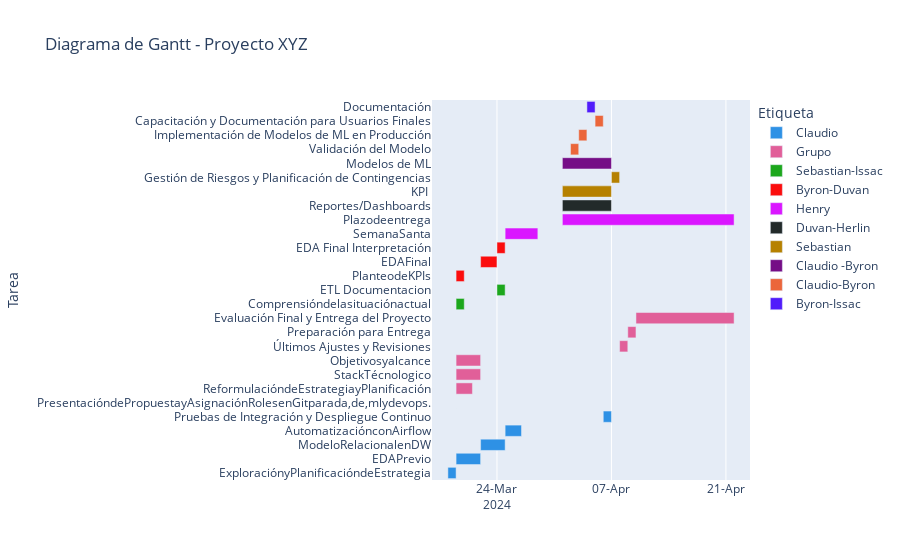

The cell this chart's notebook holds for it:
### Code cell
# Crear el gráfico Gantt con Plotly
fig = px.timeline(df, x_start='Inicio', x_end='Fin', y='Tarea', title='Diagrama de Gantt - Proyecto XYZ',
                  labels={'Inicio': 'Fecha de inicio', 'Fin': 'Fecha de fin', 'Tarea': 'Tarea'},
                  color='Etiqueta', 
                  hover_name='Tarea',
                  color_discrete_sequence=px.colors.qualitative.Dark24)

# Personalizar el eje x para mostrar el día del mes, mes abreviado y año
fig.update_layout(xaxis_tickformat='%d-%b\n%Y')

# Mostrar el gráfico
fig.show()

### Figure 1 — Plotly figure (JSON) as saved in the notebook; plotly's stock layout.template omitted (floating-point values rounded to 4 significant figures)
{"data": [{"alignmentgroup": "True", "base": ["2024-03-18T00:00:00", "2024-03-19T00:00:00", "2024-03-22T00:00:00", "2024-03-25T00:00:00", "2024-04-06T00:00:00"], "hovertemplate": "<b>%{hovertext}</b><br><br>Etiqueta=Claudio<br>Fecha de inicio=%{base}<br>Fecha de fin=%{x}<br>Tarea=%{y}<extra></extra>", "hovertext": ["ExploraciónyPlanificacióndeEstrategia", "EDAPrevio", "ModeloRelacionalenDW", "AutomatizaciónconAirflow", "Pruebas de Integración y Despliegue Continuo"], "legendgroup": "Claudio", "marker": {"color": "#2E91E5", "pattern": {"shape": ""}}, "name": "Claudio", "offsetgroup": "Claudio", "orientation": "h", "showlegend": true, "textposition": "auto", "type": "bar", "x": [86400000, 259200000, 259200000, 172800000, 86400000], "xaxis": "x", "y": ["ExploraciónyPlanificacióndeEstrategia", "EDAPrevio", "ModeloRelacionalenDW", "AutomatizaciónconAirflow", "Pruebas de Integración y Despliegue Continuo"], "yaxis": "y"}, {"alignmentgroup": "True", "base": ["2024-03-19T00:00:00", "2024-03-19T00:00:00", "2024-03-19T00:00:00", "2024-03-19T00:00:00", "2024-04-08T00:00:00", "2024-04-09T00:00:00", "2024-04-10T00:00:00"], "hovertemplate": "<b>%{hovertext}</b><br><br>Etiqueta=Grupo<br>Fecha de inicio=%{base}<br>Fecha de fin=%{x}<br>Tarea=%{y}<extra></extra>", "hovertext": ["PresentacióndePropuestayAsignaciónRolesenGitparada,de,mlydevops.", "ReformulacióndeEstrategiayPlanificación", "StackTécnologico", "Objetivosyalcance", "Últimos Ajustes y Revisiones", "Preparación para Entrega", "Evaluación Final y Entrega del Proyecto"], "legendgroup": "Grupo", "marker": {"color": "#E15F99", "pattern": {"shape": ""}}, "name": "Grupo", "offsetgroup": "Grupo", "orientation": "h", "showlegend": true, "textposition": "auto", "type": "bar", "x": [0, 172800000, 259200000, 259200000, 86400000, 86400000, 1036800000], "xaxis": "x", "y": ["PresentacióndePropuestayAsignaciónRolesenGitparada,de,mlydevops.", "ReformulacióndeEstrategiayPlanificación", "StackTécnologico", "Objetivosyalcance", "Últimos Ajustes y Revisiones", "Preparación para Entrega", "Evaluación Final y Entrega del Proyecto"], "yaxis": "y"}, {"alignmentgroup": "True", "base": ["2024-03-19T00:00:00", "2024-03-24T00:00:00"], "hovertemplate": "<b>%{hovertext}</b><br><br>Etiqueta=Sebastian-Issac<br>Fecha de inicio=%{base}<br>Fecha de fin=%{x}<br>Tarea=%{y}<extra></extra>", "hovertext": ["Comprensióndelasituaciónactual", "ETL Documentacion"], "legendgroup": "Sebastian-Issac", "marker": {"color": "#1CA71C", "pattern": {"shape": ""}}, "name": "Sebastian-Issac", "offsetgroup": "Sebastian-Issac", "orientation": "h", "showlegend": true, "textposition": "auto", "type": "bar", "x": [86400000, 86400000], "xaxis": "x", "y": ["Comprensióndelasituaciónactual", "ETL Documentacion"], "yaxis": "y"}, {"alignmentgroup": "True", "base": ["2024-03-19T00:00:00", "2024-03-22T00:00:00", "2024-03-24T00:00:00"], "hovertemplate": "<b>%{hovertext}</b><br><br>Etiqueta=Byron-Duvan<br>Fecha de inicio=%{base}<br>Fecha de fin=%{x}<br>Tarea=%{y}<extra></extra>", "hovertext": ["PlanteodeKPIs", "EDAFinal", "EDA Final Interpretación"], "legendgroup": "Byron-Duvan", "marker": {"color": "#FB0D0D", "pattern": {"shape": ""}}, "name": "Byron-Duvan", "offsetgroup": "Byron-Duvan", "orientation": "h", "showlegend": true, "textposition": "auto", "type": "bar", "x": [86400000, 172800000, 86400000], "xaxis": "x", "y": ["PlanteodeKPIs", "EDAFinal", "EDA Final Interpretación"], "yaxis": "y"}, {"alignmentgroup": "True", "base": ["2024-03-25T00:00:00", "2024-04-01T00:00:00"], "hovertemplate": "<b>%{hovertext}</b><br><br>Etiqueta=Henry<br>Fecha de inicio=%{base}<br>Fecha de fin=%{x}<br>Tarea=%{y}<extra></extra>", "hovertext": ["SemanaSanta", "Plazodeentrega"], "legendgroup": "Henry", "marker": {"color": "#DA16FF", "pattern": {"shape": ""}}, "name": "Henry", "offsetgroup": "Henry", "orientation": "h", "showlegend": true, "textposition": "auto", "type": "bar", "x": [345600000, 1814400000], "xaxis": "x", "y": ["SemanaSanta", "Plazodeentrega"], "yaxis": "y"}, {"alignmentgroup": "True", "base": ["2024-04-01T00:00:00"], "hovertemplate": "<b>%{hovertext}</b><br><br>Etiqueta=Duvan-Herlin<br>Fecha de inicio=%{base}<br>Fecha de fin=%{x}<br>Tarea=%{y}<extra></extra>", "hovertext": ["Reportes/Dashboards"], "legendgroup": "Duvan-Herlin", "marker": {"color": "#222A2A", "pattern": {"shape": ""}}, "name": "Duvan-Herlin", "offsetgroup": "Duvan-Herlin", "orientation": "h", "showlegend": true, "textposition": "auto", "type": "bar", "x": [518400000], "xaxis": "x", "y": ["Reportes/Dashboards"], "yaxis": "y"}, {"alignmentgroup": "True", "base": ["2024-04-01T00:00:00", "2024-04-07T00:00:00"], "hovertemplate": "<b>%{hovertext}</b><br><br>Etiqueta=Sebastian<br>Fecha de inicio=%{base}<br>Fecha de fin=%{x}<br>Tarea=%{y}<extra></extra>", "hovertext": ["KPI ", "Gestión de Riesgos y Planificación de Contingencias"], "legendgroup": "Sebastian", "marker": {"color": "#B68100", "pattern": {"shape": ""}}, "name": "Sebastian", "offsetgroup": "Sebastian", "orientation": "h", "showlegend": true, "textposition": "auto", "type": "bar", "x": [518400000, 86400000], "xaxis": "x", "y": ["KPI ", "Gestión de Riesgos y Planificación de Contingencias"], "yaxis": "y"}, {"alignmentgroup": "True", "base": ["2024-04-01T00:00:00"], "hovertemplate": "<b>%{hovertext}</b><br><br>Etiqueta=Claudio -Byron<br>Fecha de inicio=%{base}<br>Fecha de fin=%{x}<br>Tarea=%{y}<extra></extra>", "hovertext": ["Modelos de ML"], "legendgroup": "Claudio -Byron", "marker": {"color": "#750D86", "pattern": {"shape": ""}}, "name": "Claudio -Byron", "offsetgroup": "Claudio -Byron", "orientation": "h", "showlegend": true, "textposition": "auto", "type": "bar", "x": [518400000], "xaxis": "x", "y": ["Modelos de ML"], "yaxis": "y"}, {"alignmentgroup": "True", "base": ["2024-04-02T00:00:00", "2024-04-03T00:00:00", "2024-04-05T00:00:00"], "hovertemplate": "<b>%{hovertext}</b><br><br>Etiqueta=Claudio-Byron<br>Fecha de inicio=%{base}<br>Fecha de fin=%{x}<br>Tarea=%{y}<extra></extra>", "hovertext": ["Validación del Modelo", "Implementación de Modelos de ML en Producción", "Capacitación y Documentación para Usuarios Finales"], "legendgroup": "Claudio-Byron", "marker": {"color": "#EB663B", "pattern": {"shape": ""}}, "name": "Claudio-Byron", "offsetgroup": "Claudio-Byron", "orientation": "h", "showlegend": true, "textposition": "auto", "type": "bar", "x": [86400000, 86400000, 86400000], "xaxis": "x", "y": ["Validación del Modelo", "Implementación de Modelos de ML en Producción", "Capacitación y Documentación para Usuarios Finales"], "yaxis": "y"}, {"alignmentgroup": "True", "base": ["2024-04-04T00:00:00"], "hovertemplate": "<b>%{hovertext}</b><br><br>Etiqueta=Byron-Issac<br>Fecha de inicio=%{base}<br>Fecha de fin=%{x}<br>Tarea=%{y}<extra></extra>", "hovertext": ["Documentación"], "legendgroup": "Byron-Issac", "marker": {"color": "#511CFB", "pattern": {"shape": ""}}, "name": "Byron-Issac", "offsetgroup": "Byron-Issac", "orientation": "h", "showlegend": true, "textposition": "auto", "type": "bar", "x": [86400000], "xaxis": "x", "y": ["Documentación"], "yaxis": "y"}], "layout": {"barmode": "overlay", "legend": {"title": {"text": "Etiqueta"}, "tracegroupgap": 0}, "title": {"text": "Diagrama de Gantt - Proyecto XYZ"}, "xaxis": {"anchor": "y", "domain": [0, 1], "tickformat": "%d-%b\n%Y", "type": "date"}, "yaxis": {"anchor": "x", "domain": [0, 1], "title": {"text": "Tarea"}}}}
